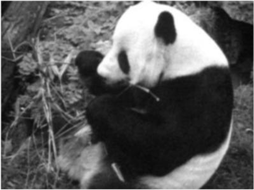
%> input picture ComputerVision/Lecture2_M_files/panda.png, 254 x 190 px
$ octave panda.m   (GNU Octave 9; MATLAB toolbox functions it lacks are replaced by stand-ins)
%> lines starting %> are read from the running program, lines starting %| are printed output that depends on the picture
tmp=imread('panda.png');
%> tmp is the input picture: size 190x254x3 uint8; min 5, max 255, mean 90
im=rgb2gray(tmp);
fsize=33;
for sigma=1:3:9
	h = fspecial('gaussian', fsize, sigma);
	out = imfilter(im, h);
	imagesc(out);colormap gray
	pause;
    imagesc(h);
    pause
end
%> this loop made 3 passes
%> pass 1, `out = imfilter(im, h);`:
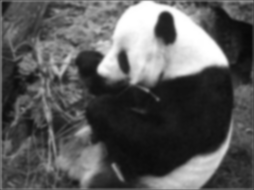
%> out: size 190x254 uint8; min 8, max 255, mean 88.8
%> pass 1, `imagesc(h);`:
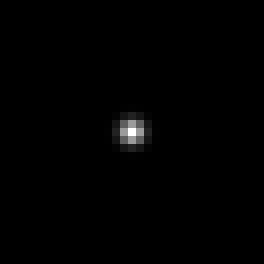
%> displayed picture: size 33x33x3, on the screen's scale of 0 to 255 (shown 8 times larger); min 0, max 255, mean 1.5
%> pass 2, `out = imfilter(im, h);`:
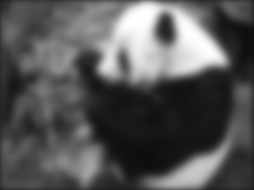
%> out: size 190x254 uint8; min 13, max 255, mean 86.8
%> pass 3, `out = imfilter(im, h);`:
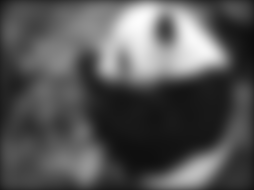
%> out: size 190x254 uint8; min 12, max 252, mean 85.2
%> after the loop:
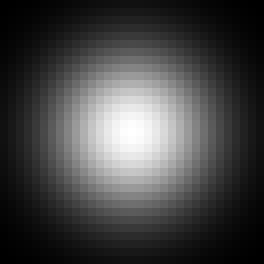
%> displayed picture: size 33x33x3, on the screen's scale of 0 to 255 (shown 8 times larger); min 0, max 255, mean 68.3
